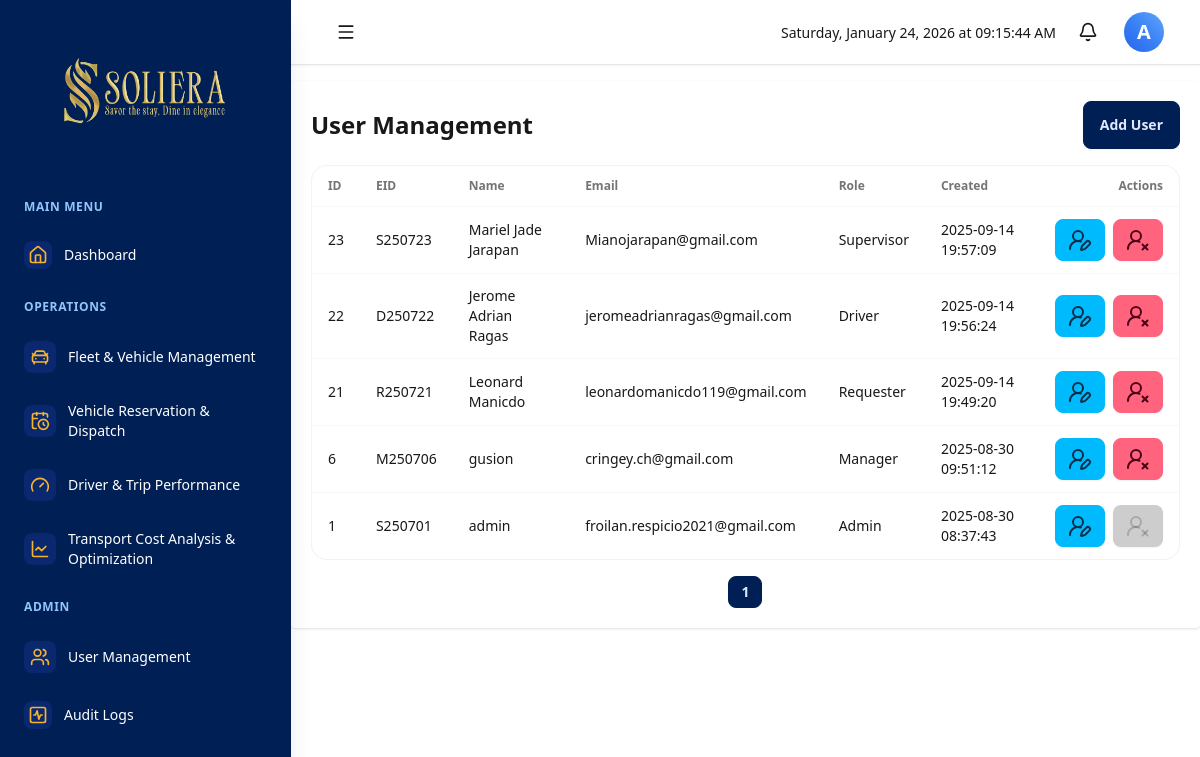
The page /dashboard.php?module=user_management (signed in) on the database as committed earlier.
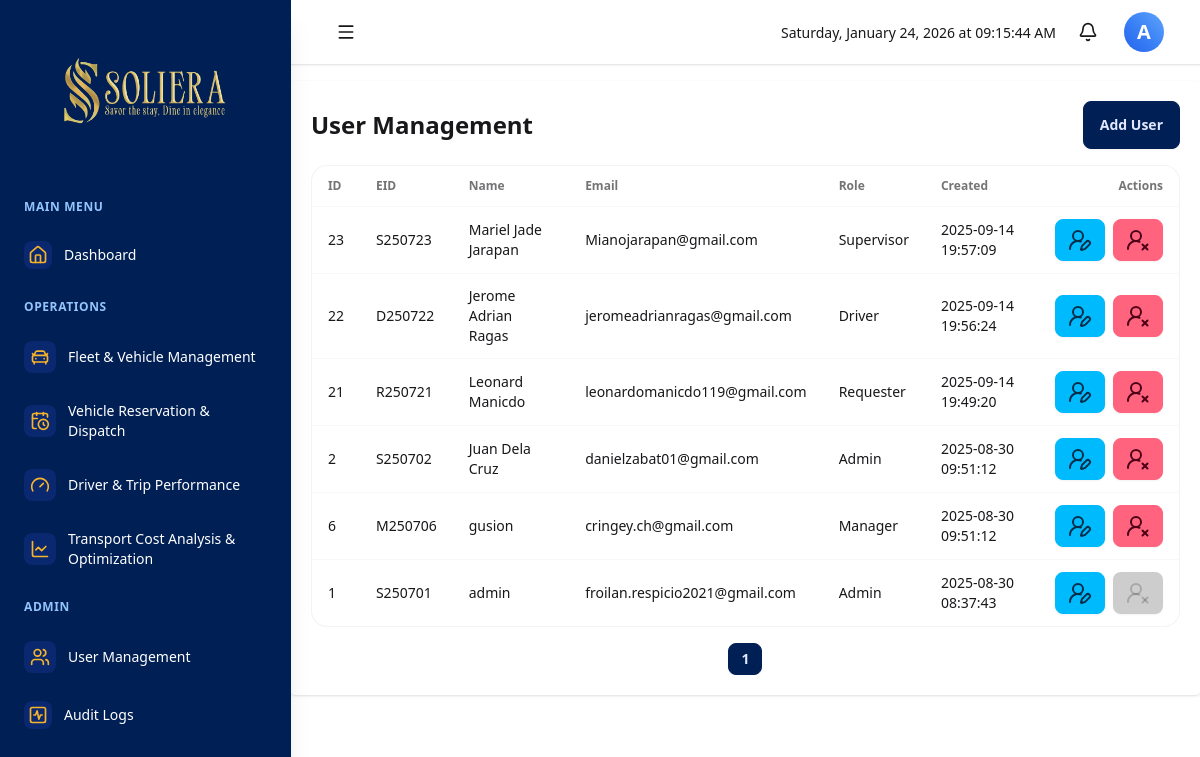
The same page on the database as committed later.
### tables this page shows
CREATE TABLE `users` (
  `id` int(11) NOT NULL,
  `eid` varchar(100) NOT NULL,
  `full_name` varchar(255) NOT NULL,
  `email` varchar(150) NOT NULL,
  `password` varchar(255) NOT NULL,
  `role` enum('admin','requester','driver','staff','manager','supervisor') NOT NULL DEFAULT 'staff',
  `created_at` timestamp NOT NULL DEFAULT current_timestamp()
);

### modules/user_management.php (the view, shortened to what this page needs)
<?php
require_once __DIR__ . '/../includes/db.php';
function user_management_logic($baseURL)
{
    global $conn;
    $limit = 10;
    $page = isset($_GET['page']) ? max(1, intval($_GET['page'])) : 1;
    $offset = ($page - 1) * $limit;
    $stmt = $conn->prepare("
        SELECT
            u.id,
            u.eid,
            u.full_name,
            u.email,
            u.role,
            u.created_at,
            d.license_number
        FROM users u
        LEFT JOIN drivers d ON u.eid = d.eid
        ORDER BY u.created_at DESC
        LIMIT ? OFFSET ?
    ");
    $stmt->bind_param("ii", $limit, $offset);
    $stmt->execute();
    $result = $stmt->get_result();
}
function user_management_view($baseURL)
{
    $users   = $GLOBALS['um_users'] ?? [];
    $page    = $GLOBALS['um_page'] ?? 1;
    $total_pages = $GLOBALS['um_total_pages'] ?? 1;
?>
    <div class="overflow-x-auto w-auto">
        <div class="flex flex-col md:flex-row items-start md:items-center justify-between mb-4 gap-2">
            <h2 class="text-xl md:text-2xl font-bold">User Management</h2>
            <button onclick="addUserModal.showModal()" class="btn btn-primary">Add User</button>
        </div>
        <div class="overflow-x-auto rounded-box border border-base-content/5 bg-base-100">
            <table class="table w-full">
                <thead>
                    <tr>
                        <th>ID</th>
                        <th class="sticky left-0 bg-base-100 z-10">EID</th>
                        <th>Name</th>
                        <th>Email</th>
                        <th>Role</th>
                        <th>Created</th>
                        <th class="text-right">Actions</th>
                    </tr>
                </thead>
                <tbody>
                    <?php foreach ($users as $u): ?>
                        <tr>
                            <td><?= htmlspecialchars($u['id']) ?></td>
                            <td class="sticky left-0 bg-base-100 z-10"><?= htmlspecialchars($u['eid']) ?></td>
                            <td><?= htmlspecialchars($u['full_name']) ?></td>
                            <td><?= htmlspecialchars($u['email']) ?></td>
                            <td><?= htmlspecialchars(ucfirst($u['role'])) ?></td>
                            <td><?= htmlspecialchars($u['created_at']) ?></td>
                            <td class="text-right">
                                <div class="flex flex-wrap md:flex-nowrap items-center justify-end gap-2">
                                    <button class="btn btn-info btn-sm py-5 flex content-center"
                                        onclick="openEditModal(<?= htmlspecialchars(json_encode([
                                                                    'id' => $u['id'],
                                                                    'full_name' => $u['full_name'],
                                                                    'license_number' => $u['license_number'] ?? '',
                                                                    'email' => $u['email'],
                                                                    'role' => $u['role']
                                                                ]), ENT_QUOTES, 'UTF-8') ?>)">
                                        <i data-lucide="user-round-pen"></i>
                                    </button>
                                    <?php if ((int)$u['id'] !== (int)($_SESSION['user_id'] ?? 0)): ?>
                                        <button class="btn btn-error btn-sm py-5 flex content-center"
                                            onclick="openDeleteModal(<?= htmlspecialchars(json_encode([
                                                                            'id' => $u['id'],
                                                                            'full_name' => $u['full_name']
                                                                        ]), ENT_QUOTES, 'UTF-8') ?>)">
                                            <i data-lucide="user-round-x"></i>
                                        </button>
                                    <?php else: ?>
                                        <button class="btn btn-error btn-sm py-5 flex content-center btn-disabled" disabled>
                                            <i data-lucide="user-round-x"></i>
                                        </button>
                                    <?php endif; ?>
                                </div>
                            </td>
                        </tr>
                    <?php endforeach; ?>
                </tbody>
            </table>
        </div>
        <div class="flex justify-center mt-4 gap-2 join">
            <?php for ($i = 1; $i <= $total_pages; $i++): ?>
                <a href="<?= $baseURL ?>&page=<?= $i ?>"
                    class="join-item btn btn-sm <?= $i == $page ? 'btn-primary' : '' ?>">
                    <?= $i ?>
                </a>
            <?php endfor; ?>
        </div>
    </div>
    </div>
    </div>
<?php
}

Rows that differ between the two databases and show on the page:
added users: id "2", eid "S250702", full_name "Juan Dela Cruz", email "danielzabat01@gmail.com", role "Admin", created_at "2025-08-30 09:51:12"
